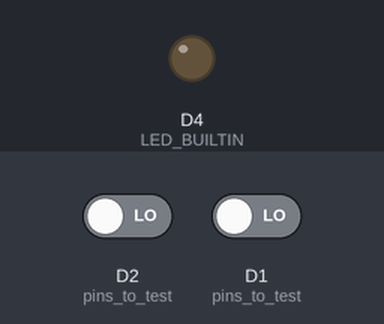
Recording of a program running on a simulated ESP8266 (Wemos D1 mini). Parts: output pins drawn as LEDs (lit = HIGH, except the on-board LED, lit = LOW). The inputs (shaded band) are chosen by the test bench; at power-on: D1 (pins_to_test) LOW, D2 (pins_to_test) LOW. What the program prints to the serial monitor is not drawn.

Above: at 1.0 s.
1.1 s: D1 (pins_to_test) driven HIGH
Timing chart, 0 to 4.1 s (numbered marks = the images above; inputs shaded):
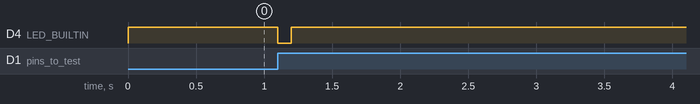

Measured:
- after the input at 1.1 s, D4 (LED_BUILTIN): HIGH → LOW at once, → HIGH 0.10 s later

The program:

main.cpp
```cpp
#include <Arduino.h>

// These correspond to RJ45 pins 1-6
int pins_to_test[] = {
  D1,
  D2,
  D5,
  D6,
  D7,
  D8
};

void setup() {
  Serial.begin(9600);

#ifdef TEST_HOST
  Serial.println("Initializing test host...");

  for (int &pin : pins_to_test) {
    pinMode(pin, INPUT);
  }

  pinMode(LED_BUILTIN, OUTPUT);
  digitalWrite(LED_BUILTIN, HIGH);

  delay(100);

  for (int &pin : pins_to_test) {
    Serial.print("Waiting for pin ");
    Serial.print(pin);
    Serial.println();

    while (digitalRead(pin) == LOW) {
      delay(50);
    }

    digitalWrite(LED_BUILTIN, LOW);
    delay(100);
    digitalWrite(LED_BUILTIN, HIGH);
  }
#else
  Serial.println("Initializing test target...");

  for (int &pin : pins_to_test) {
    pinMode(pin, OUTPUT);
    digitalWrite(pin, LOW);
  }
#endif
}

void loop() {
#ifdef TEST_TARGET
  for (int &pin : pins_to_test) {
    Serial.print("Pulsing pin ");
    Serial.print(pin);
    Serial.println();

    digitalWrite(pin, HIGH);
    delay(1000);
    digitalWrite(pin, LOW);
  }
#endif
}
```
